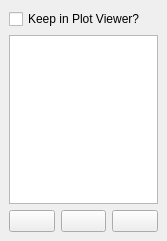
<?xml version="1.0" encoding="UTF-8"?>
<ui version="4.0">
 <class>SpectrumEditor</class>
 <widget class="QDockWidget" name="SpectrumEditor">
  <property name="geometry">
   <rect>
    <x>0</x>
    <y>0</y>
    <width>167</width>
    <height>241</height>
   </rect>
  </property>
  <property name="sizePolicy">
   <sizepolicy hsizetype="MinimumExpanding" vsizetype="MinimumExpanding">
    <horstretch>0</horstretch>
    <verstretch>0</verstretch>
   </sizepolicy>
  </property>
  <property name="baseSize">
   <size>
    <width>167</width>
    <height>241</height>
   </size>
  </property>
  <property name="windowTitle">
   <string>Spectrum Editor</string>
  </property>
  <widget class="QWidget" name="dockWidgetContents">
   <layout class="QGridLayout" name="gridLayout">
    <item row="0" column="0">
     <widget class="QCheckBox" name="holdCheckBox">
      <property name="text">
       <string>Keep in Plot Viewer?</string>
      </property>
     </widget>
    </item>
    <item row="1" column="0" rowspan="3">
     <widget class="QTableView" name="tableView">
      <property name="sizePolicy">
       <sizepolicy hsizetype="Expanding" vsizetype="Expanding">
        <horstretch>0</horstretch>
        <verstretch>0</verstretch>
       </sizepolicy>
      </property>
      <property name="minimumSize">
       <size>
        <width>0</width>
        <height>0</height>
       </size>
      </property>
     </widget>
    </item>
    <item row="4" column="0">
     <layout class="QHBoxLayout" name="horizontalLayout">
      <property name="spacing">
       <number>6</number>
      </property>
      <property name="topMargin">
       <number>0</number>
      </property>
      <item>
       <widget class="QPushButton" name="deletePushButton">
        <property name="toolTip">
         <string>Delete spectrum. Will make data un-mappable</string>
        </property>
        <property name="text">
         <string/>
        </property>
        <property name="icon">
         <iconset resource="../../resources.qrc">
          <normaloff>:/icons/toolbar_icons/delete.svg</normaloff>:/icons/toolbar_icons/delete.svg</iconset>
        </property>
       </widget>
      </item>
      <item>
       <widget class="QPushButton" name="pushButton">
        <property name="toolTip">
         <string>Replace spectrum with vector of zeros</string>
        </property>
        <property name="text">
         <string/>
        </property>
        <property name="icon">
         <iconset resource="../../resources.qrc">
          <normaloff>:/icons/toolbar_icons/zero.svg</normaloff>:/icons/toolbar_icons/zero.svg</iconset>
        </property>
       </widget>
      </item>
      <item>
       <widget class="QPushButton" name="exportPushButton">
        <property name="toolTip">
         <string>Export spectrum.</string>
        </property>
        <property name="text">
         <string/>
        </property>
        <property name="icon">
         <iconset resource="../../resources.qrc">
          <normaloff>:/icons/toolbar_icons/save.svg</normaloff>:/icons/toolbar_icons/save.svg</iconset>
        </property>
       </widget>
      </item>
     </layout>
    </item>
   </layout>
  </widget>
 </widget>
 <resources>
  <include location="../../resources.qrc"/>
 </resources>
 <connections/>
</ui>
